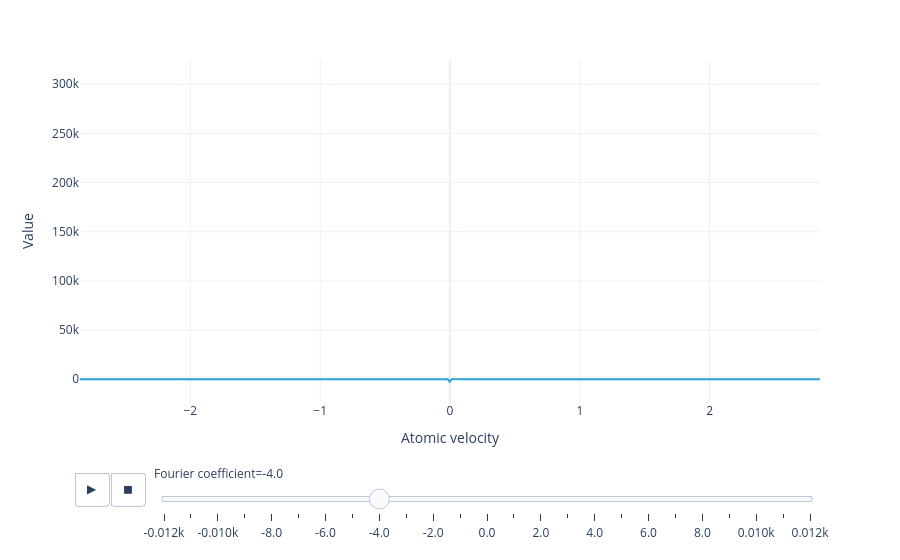

This figure's notebook cell:
### Code cell
transpose_vector(model.flux_distribution(sol, mu).real, ['Atomic velocity', 'Fourier coefficient', 'Transition']).visualize()

### Figure 1 — Plotly figure (JSON) as saved in the notebook; plotly's stock layout.template omitted (floating-point values rounded to 4 significant figures)
{"data": [{"hovertemplate": "Fourier coefficient=-12<br>Atomic velocity=%{x}<br>Value=%{y}<extra></extra>", "legendgroup": "", "line": {"color": "#2fa1da", "dash": "solid"}, "marker": {"symbol": "circle"}, "mode": "lines", "name": "", "orientation": "v", "showlegend": false, "type": "scatter", "x": [-2.85, -2.55, -2.25, -1.95, -1.65, -1.35, -1.05, -0.825, -0.675, -0.5625, -0.4875, -0.4125, -0.3375, -0.2994, -0.2982, -0.2965, -0.293, -0.2859, -0.2719, -0.2438, -0.2063, -0.1688, -0.1488, -0.1465, -0.143, -0.1359, -0.1219, -0.1031, -0.08438, -0.07031, -0.06094, -0.05156, -0.04453, -0.03984, -0.03516, -0.03047, -0.02578, -0.02109, -0.01758, -0.01523, -0.01172, -0.007031, -0.002344, 0.002344, 0.007031, 0.01172, 0.01641, 0.02344, 0.03281, 0.04219, 0.05156, 0.06094, 0.07031, 0.07734, 0.08203, 0.08906, 0.1031, 0.1312, 0.1875, 0.2344, 0.2531, 0.2812, 0.3375, 0.4125, 0.525, 0.6375, 0.7125, 0.825, 1.05, 1.35, 1.65, 1.95, 2.25, 2.55, 2.85], "xaxis": "x", "y": [-1.951e-06, -9.33e-06, -3.68e-05, -0.0001183, -0.0003008, -0.0005548, -0.0004358, 0.0009248, 0.003557, 0.00738, 0.01118, 0.01559, 0.01606, 0.02989, 0.008998, 0.006632, 0.004926, 0.0009998, -0.009994, -0.05289, -0.2129, -0.7763, -1.105, -1.651, -1.974, -2.602, -4.615, -10.27, -24.36, -39.75, -57.36, -54.66, 37.52, 115.1, 237.4, 400.2, 524.3, 419.7, 90.29, -412.7, -1463.0, -2494.0, -2473.0, -1405.0, -355.1, 172.3, 347.1, 253.9, 124.6, 61.58, 57.8, 55.84, 39.63, 19.33, 8.442, -2.778, -14.3, -1.771, -3.021, -0.5572, -0.3059, -0.1258, -0.01494, 0.00941, 0.008593, 0.004712, 0.002829, 0.001033, -0.0003914, -0.0005434, -0.0002982, -0.0001177, -3.669e-05, -9.312e-06, -1.948e-06], "yaxis": "y"}], "layout": {"legend": {"title": {}, "tracegroupgap": 0}, "margin": {"t": 60}, "sliders": [{"active": 8, "currentvalue": {"prefix": "Fourier coefficient="}, "len": 0.9, "pad": {"b": 10, "t": 60}, "steps": [{"args": [["-12"], {"frame": {"duration": 0, "redraw": false}, "fromcurrent": true, "mode": "immediate", "transition": {"duration": 0, "easing": "linear"}}], "label": "-0.012k", "method": "animate"}, {"args": [["-11"], {"frame": {"duration": 0, "redraw": false}, "fromcurrent": true, "mode": "immediate", "transition": {"duration": 0, "easing": "linear"}}], "label": "-0.011k", "method": "animate"}, {"args": [["-10"], {"frame": {"duration": 0, "redraw": false}, "fromcurrent": true, "mode": "immediate", "transition": {"duration": 0, "easing": "linear"}}], "label": "-0.010k", "method": "animate"}, {"args": [["-9"], {"frame": {"duration": 0, "redraw": false}, "fromcurrent": true, "mode": "immediate", "transition": {"duration": 0, "easing": "linear"}}], "label": "-9.0", "method": "animate"}, {"args": [["-8"], {"frame": {"duration": 0, "redraw": false}, "fromcurrent": true, "mode": "immediate", "transition": {"duration": 0, "easing": "linear"}}], "label": "-8.0", "method": "animate"}, {"args": [["-7"], {"frame": {"duration": 0, "redraw": false}, "fromcurrent": true, "mode": "immediate", "transition": {"duration": 0, "easing": "linear"}}], "label": "-7.0", "method": "animate"}, {"args": [["-6"], {"frame": {"duration": 0, "redraw": false}, "fromcurrent": true, "mode": "immediate", "transition": {"duration": 0, "easing": "linear"}}], "label": "-6.0", "method": "animate"}, {"args": [["-5"], {"frame": {"duration": 0, "redraw": false}, "fromcurrent": true, "mode": "immediate", "transition": {"duration": 0, "easing": "linear"}}], "label": "-5.0", "method": "animate"}, {"args": [["-4"], {"frame": {"duration": 0, "redraw": false}, "fromcurrent": true, "mode": "immediate", "transition": {"duration": 0, "easing": "linear"}}], "label": "-4.0", "method": "animate"}, {"args": [["-3"], {"frame": {"duration": 0, "redraw": false}, "fromcurrent": true, "mode": "immediate", "transition": {"duration": 0, "easing": "linear"}}], "label": "-3.0", "method": "animate"}, {"args": [["-2"], {"frame": {"duration": 0, "redraw": false}, "fromcurrent": true, "mode": "immediate", "transition": {"duration": 0, "easing": "linear"}}], "label": "-2.0", "method": "animate"}, {"args": [["-1"], {"frame": {"duration": 0, "redraw": false}, "fromcurrent": true, "mode": "immediate", "transition": {"duration": 0, "easing": "linear"}}], "label": "-1.00", "method": "animate"}, {"args": [["0"], {"frame": {"duration": 0, "redraw": false}, "fromcurrent": true, "mode": "immediate", "transition": {"duration": 0, "easing": "linear"}}], "label": "0.0", "method": "animate"}, {"args": [["1"], {"frame": {"duration": 0, "redraw": false}, "fromcurrent": true, "mode": "immediate", "transition": {"duration": 0, "easing": "linear"}}], "label": "1.00", "method": "animate"}, {"args": [["2"], {"frame": {"duration": 0, "redraw": false}, "fromcurrent": true, "mode": "immediate", "transition": {"duration": 0, "easing": "linear"}}], "label": "2.0", "method": "animate"}, {"args": [["3"], {"frame": {"duration": 0, "redraw": false}, "fromcurrent": true, "mode": "immediate", "transition": {"duration": 0, "easing": "linear"}}], "label": "3.0", "method": "animate"}, {"args": [["4"], {"frame": {"duration": 0, "redraw": false}, "fromcurrent": true, "mode": "immediate", "transition": {"duration": 0, "easing": "linear"}}], "label": "4.0", "method": "animate"}, {"args": [["5"], {"frame": {"duration": 0, "redraw": false}, "fromcurrent": true, "mode": "immediate", "transition": {"duration": 0, "easing": "linear"}}], "label": "5.0", "method": "animate"}, {"args": [["6"], {"frame": {"duration": 0, "redraw": false}, "fromcurrent": true, "mode": "immediate", "transition": {"duration": 0, "easing": "linear"}}], "label": "6.0", "method": "animate"}, {"args": [["7"], {"frame": {"duration": 0, "redraw": false}, "fromcurrent": true, "mode": "immediate", "transition": {"duration": 0, "easing": "linear"}}], "label": "7.0", "method": "animate"}, {"args": [["8"], {"frame": {"duration": 0, "redraw": false}, "fromcurrent": true, "mode": "immediate", "transition": {"duration": 0, "easing": "linear"}}], "label": "8.0", "method": "animate"}, {"args": [["9"], {"frame": {"duration": 0, "redraw": false}, "fromcurrent": true, "mode": "immediate", "transition": {"duration": 0, "easing": "linear"}}], "label": "9.0", "method": "animate"}, {"args": [["10"], {"frame": {"duration": 0, "redraw": false}, "fromcurrent": true, "mode": "immediate", "transition": {"duration": 0, "easing": "linear"}}], "label": "0.010k", "method": "animate"}, {"args": [["11"], {"frame": {"duration": 0, "redraw": false}, "fromcurrent": true, "mode": "immediate", "transition": {"duration": 0, "easing": "linear"}}], "label": "0.011k", "method": "animate"}, {"args": [["12"], {"frame": {"duration": 0, "redraw": false}, "fromcurrent": true, "mode": "immediate", "transition": {"duration": 0, "easing": "linear"}}], "label": "0.012k", "method": "animate"}], "x": 0.1, "xanchor": "left", "y": 0, "yanchor": "top"}], "updatemenus": [{"buttons": [{"args": [null, {"frame": {"duration": 120, "redraw": false}, "fromcurrent": true, "mode": "immediate", "transition": {"duration": 0, "easing": "linear"}}], "label": "&#9654;", "method": "animate"}, {"args": [[null], {"frame": {"duration": 0, "redraw": false}, "fromcurrent": true, "mode": "immediate", "transition": {"duration": 0, "easing": "linear"}}], "label": "&#9724;", "method": "animate"}], "direction": "left", "pad": {"r": 10, "t": 70}, "showactive": false, "type": "buttons", "x": 0.1, "xanchor": "right", "y": 0, "yanchor": "top"}], "xaxis": {"anchor": "y", "domain": [0, 1], "title": {"text": "Atomic velocity"}}, "yaxis": {"anchor": "x", "domain": [0, 1], "range": [-23120.0, 324600.0], "title": {"text": "Value"}}}}
